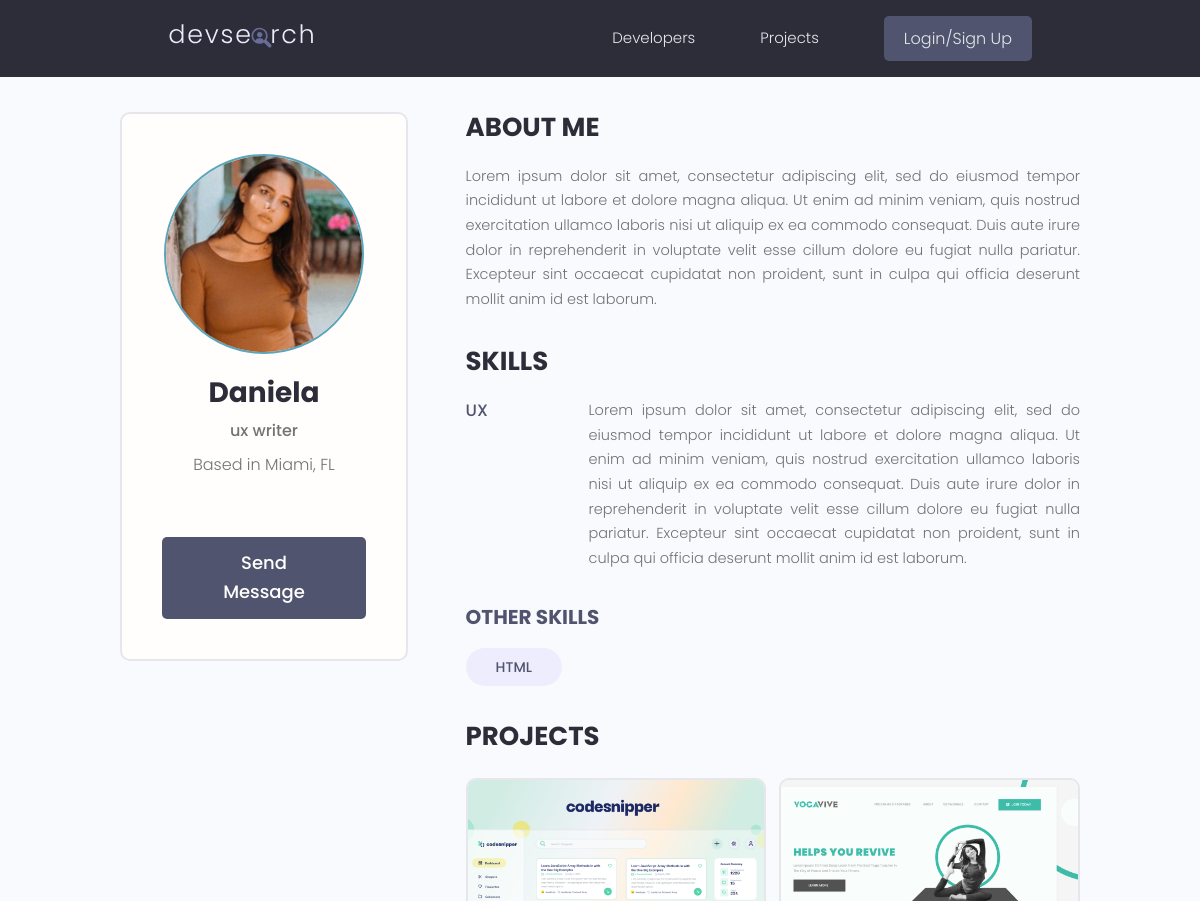
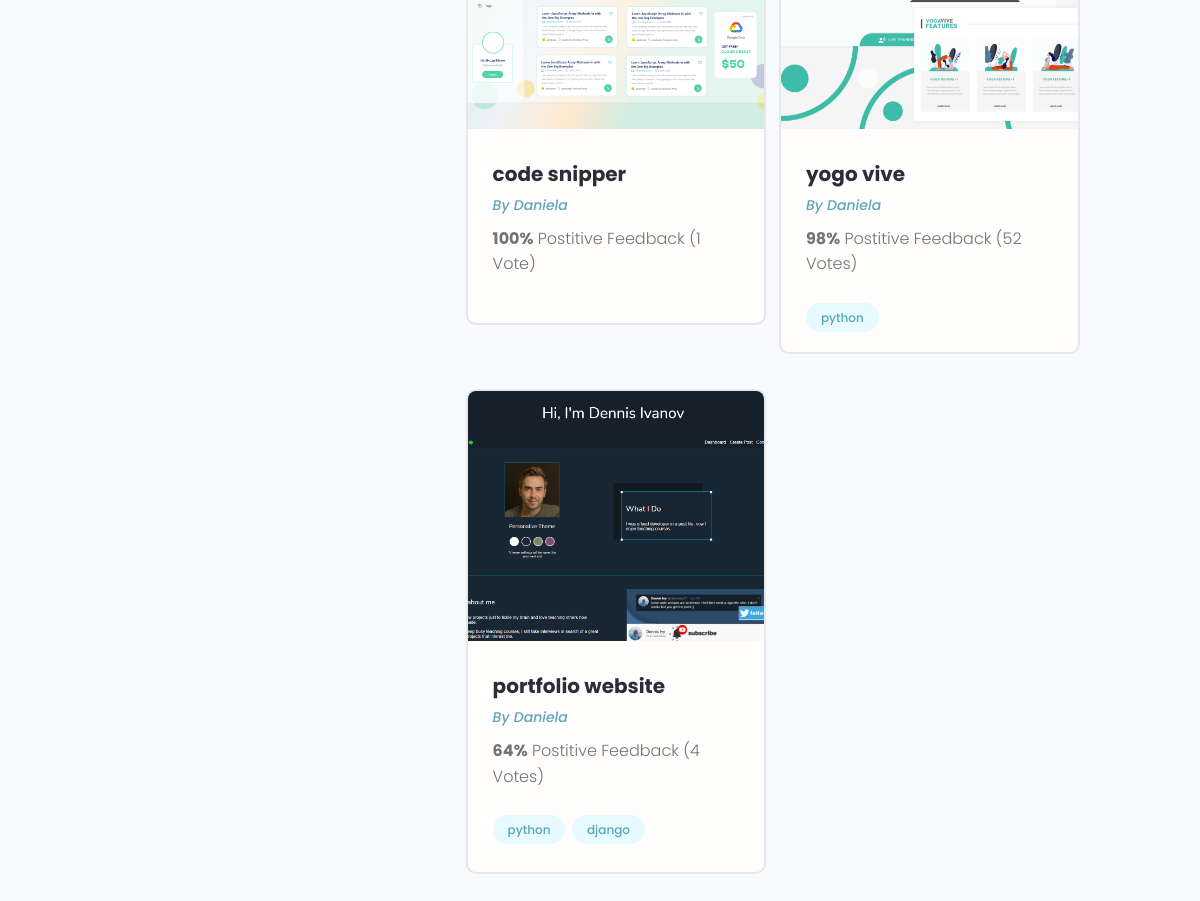
Before: /profile/70514e68-dd8c-453c-96e9-a2490446ad96/ with the older database file (2 pictures, top to bottom).
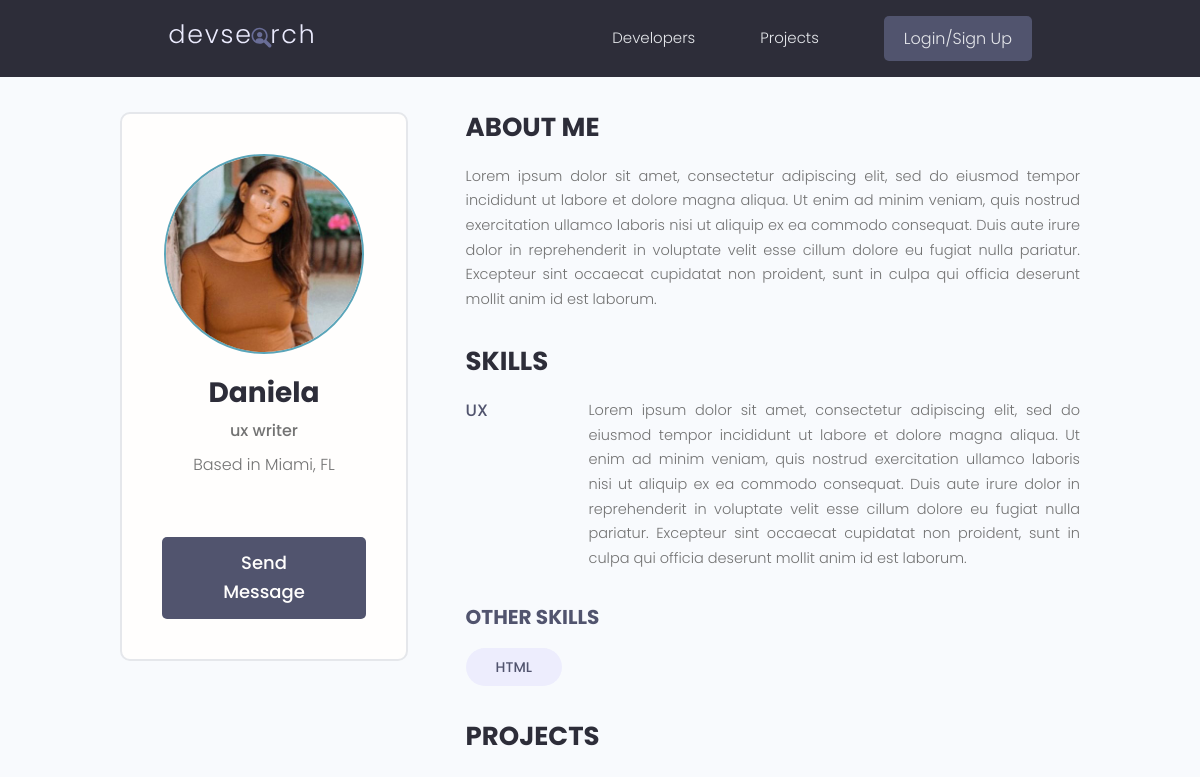
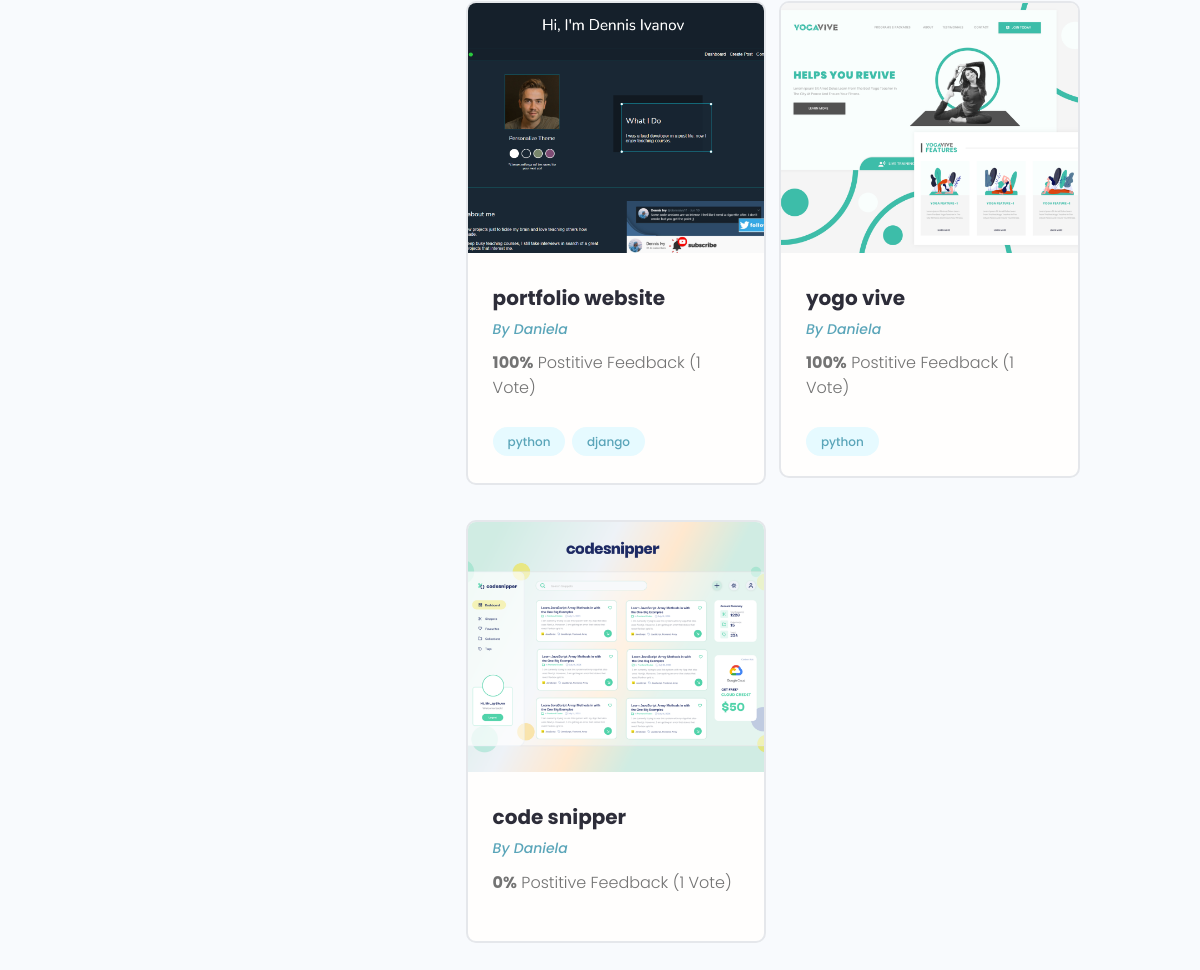
After: the same page with the newer database file (2 pictures, top to bottom).
### users/models.py (models this page shows, shortened)
class Skill(models.Model):
    owner = models.ForeignKey(Profile, on_delete=models.CASCADE, null=True, blank=True)
    name = models.CharField(max_length=255, blank=True, null=True)
    description = models.TextField(null=True, blank=True)
    created = models.DateTimeField(auto_now_add=True)
    id = models.UUIDField(default=uuid.uuid4, unique=True, primary_key=True, editable=False)

class Profile(models.Model):
    user = models.OneToOneField(User, on_delete=models.CASCADE, null=True, blank=True)
    name = models.CharField(max_length=255, blank=True, null=True)
    email = models.EmailField(max_length=500, blank=True, null=True)
    username = models.CharField(max_length=255, blank=True, null=True)
    location = models.CharField(max_length=255, blank=True, null=True)
    short_intro = models.CharField(max_length=255, blank=True, null=True)
    bio = models.TextField(blank=True, null=True)
    profile_image = models.ImageField(null=True, blank=True, upload_to='profiles/', default='profiles/user-default.png')
    social_github = models.CharField(max_length=255, blank=True, null=True)
    social_twitter = models.CharField(max_length=255, blank=True, null=True)
    social_linkedin = models.CharField(max_length=255, blank=True, null=True)
    social_youtube = models.CharField(max_length=255, blank=True, null=True)
    social_website = models.CharField(max_length=255, blank=True, null=True)
    created = models.DateTimeField(auto_now_add=True)
    id = models.UUIDField(default=uuid.uuid4, unique=True, primary_key=True, editable=False)

### projects/models.py (models this page shows, shortened)
class Project(models.Model):
    owner = models.ForeignKey(Profile, null=True, blank=True, on_delete=models.SET_NULL)
    title = models.CharField(max_length=255)
    description = models.TextField(null=True, blank=True)
    featured_image = models.ImageField(null=True, blank=True, default="default.jpg")
    demo_link = models.CharField(max_length=2000, null=True, blank=True)
    source_link = models.CharField(max_length=2000, null=True, blank=True)
    tags = models.ManyToManyField('Tag', blank=True)
    vote_total = models.IntegerField(default=0, null=True, blank=True)
    vote_ratio = models.IntegerField(default=0, null=True, blank=True)
    created = models.DateTimeField(auto_now_add=True)
    id = models.UUIDField(default=uuid.uuid4, unique=True, primary_key=True, editable=False)
    class Meta:
        ordering = ['-vote_ratio',  '-vote_total', 'title']

class Tag(models.Model):
    name = models.CharField(max_length=255)
    created = models.DateTimeField(auto_now_add=True)
    id = models.UUIDField(default=uuid.uuid4, unique=True, primary_key=True, editable=False)
    def __str__(self):
        return self.name

### users/views.py (the view)
# urls.py: path('profile/<str:pk>/', views.userProfile, name='user-profile'),
def userProfile(request, pk):
    profile = Profile.objects.get(id=pk)
    topSkills = profile.skill_set.exclude(description__exact="")
    otherSkills = profile.skill_set.filter(description="")
    context = {'profile': profile, 'topSkills': topSkills, 'otherSkills': otherSkills}
    return render(request, 'users/user-profile.html', context)

### users/templates/users/user-profile.html (shortened to what this page needs)
{% extends 'main.html' %}
{% block content %}
<main class="profile my-md">
    <div class="container">
      <div class="layout">
        <div class="column column--1of3">
          <div class="card text-center">
            <div class="card__body dev">
              <img class="avatar avatar--xl" src="{{profile.profile_image.url}}" />
              <h2 class="dev__name">{{profile.name}}</h2>
              <p class="dev__title">{{profile.short_intro}}</p>
              <p class="dev__location">Based in {{profile.location}}</p>
              <a href="#" class="btn btn--sub btn--lg">Send Message </a>
            </div>
          </div>
        </div>
        <div class="column column--2of3">
          <div class="devInfo">
            <h3 class="devInfo__title">About Me</h3>
            <p class="devInfo__about">{{profile.bio}}</p>
          </div>
          <div class="devInfo">
            <h3 class="devInfo__title">Skills</h3>
            <div class="devInfo__skills">
                {% for skill in topSkills %}
              <div class="devSkill">
                <h4 class="devSkill__title">{{skill.name}}</h4>
                <p class="devSkill__info">
                    {{skill.description}}
                </p>
              </div>
              {% endfor %}
              <h3 class="devInfo__subtitle">Other Skills</h3>
              <div class="devInfo__otherSkills">
                {% for skill in otherSkills %}
                <span class="tag tag--pill tag--sub tag--lg">
                  <small>{{skill.name}}</small>
                </span>
                {% endfor %}
              </div>
            </div>
          </div>
          <div class="devInfo">
            <h3 class="devInfo__title">Projects</h3>
            <div class="grid grid--two">
                {% for project in profile.project_set.all %}
              <div class="column">
                <div class="card project">
                  <a href="{% url 'project' project.id %}" class="project">
                    <img class="project__thumbnail" src="{{project.featured_image.url}}" alt="project thumbnail" />
                    <div class="card__body">
                      <h3 class="project__title">{{project.title}}</h3>
                      <p><a class="project__author" href="{% url 'user-profile' project.owner.id %}">By {{project.owner.name}}</a></p>
                      <p class="project--rating">
                        <span style="font-weight: bold;">{{project.vote_ratio}}%</span> Postitive
                        Feedback ({{project.vote_total}} Vote{{ project.vote_total|pluralize:"s" }})
                      </p>
                      <div class="project__tags">
                        {% for tag in project.tags.all %}
                        <span class="tag tag--pill tag--main">
                            <small>{{tag}}</small>
                        </span>
                        {% endfor %}
                      </div>
                    </div>
                  </a>
                </div>
              </div>
              {% endfor %}
            </div>
          </div>
        </div>
      </div>
    </div>
  </main>
{% endblock %}

Changed rows visible on the page:
changed Project "portfolio website": vote_ratio "64" → "100"; vote_total "4" → "1"; moves up the list
changed Project "yogo vive": vote_ratio "98" → "100"; vote_total "52" → "1"; moves down the list
changed Project "code snipper": vote_ratio "100" → "0"
